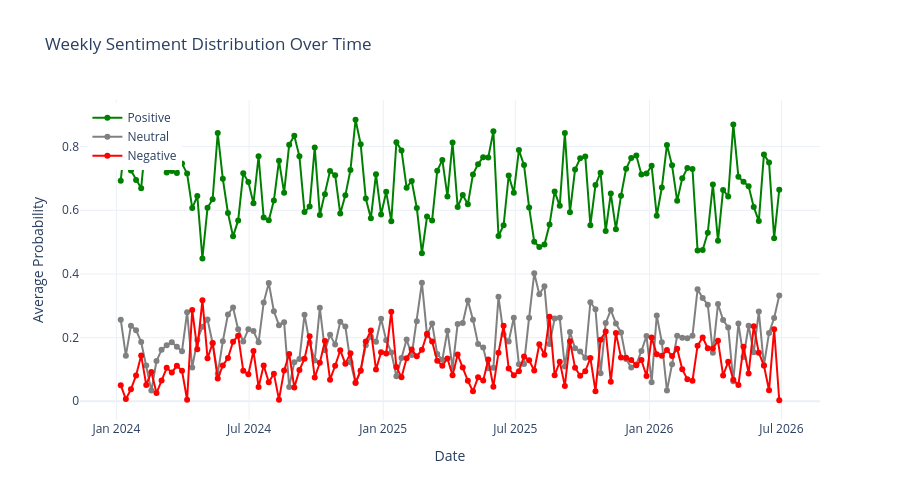
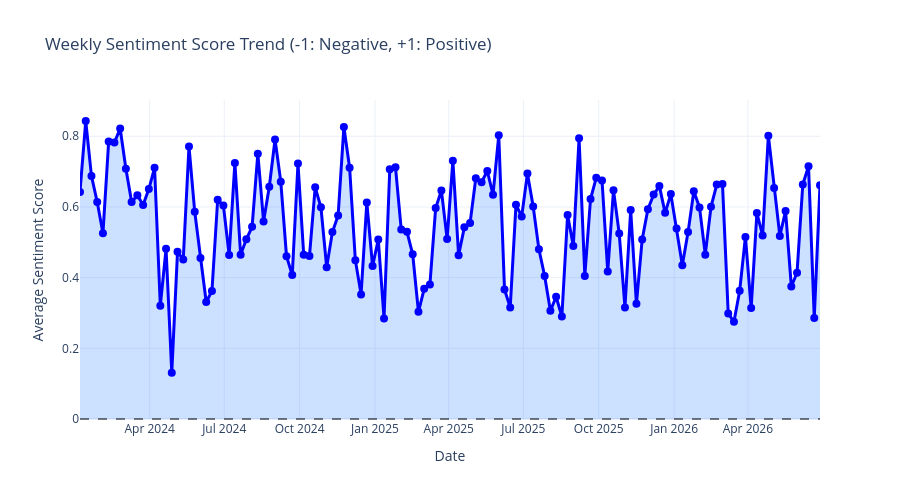

Source (notebook cell) for these figures, in order:
### Code cell
# Visualize overall sentiment trends over time
import plotly.graph_objects as go
import plotly.express as px
from plotly.subplots import make_subplots

# 1. Weekly Sentiment Time Series with all sentiment types
fig1 = go.Figure()

fig1.add_trace(go.Scatter(
    x=weekly_sentiment['timestamp'],
    y=weekly_sentiment['prob_positive_mean'],
    mode='lines+markers',
    name='Positive',
    line=dict(color='green', width=2),
    marker=dict(size=6)
))

fig1.add_trace(go.Scatter(
    x=weekly_sentiment['timestamp'],
    y=weekly_sentiment['prob_neutral_mean'],
    mode='lines+markers',
    name='Neutral',
    line=dict(color='gray', width=2),
    marker=dict(size=6)
))

fig1.add_trace(go.Scatter(
    x=weekly_sentiment['timestamp'],
    y=weekly_sentiment['prob_negative_mean'],
    mode='lines+markers',
    name='Negative',
    line=dict(color='red', width=2),
    marker=dict(size=6)
))

fig1.update_layout(
    title='Weekly Sentiment Distribution Over Time',
    xaxis_title='Date',
    yaxis_title='Average Probability',
    hovermode='x unified',
    template='plotly_white',
    height=500,
    legend=dict(x=0.01, y=0.99)
)

fig1.show()

# 2. Sentiment Score Time Series (Composite -1 to +1)
fig2 = go.Figure()

fig2.add_trace(go.Scatter(
    x=weekly_sentiment['timestamp'],
    y=weekly_sentiment['sentiment_score_mean'],
    mode='lines+markers',
    name='Sentiment Score',
    line=dict(color='blue', width=3),
    marker=dict(size=8),
    fill='tozeroy',
    fillcolor='rgba(0,100,255,0.2)'
))

# Add zero line for reference
fig2.add_hline(y=0, line_dash="dash", line_color="black", opacity=0.5)

fig2.update_layout(
    title='Weekly Sentiment Score Trend (-1: Negative, +1: Positive)',
    xaxis_title='Date',
    yaxis_title='Average Sentiment Score',
    hovermode='x unified',
    template='plotly_white',
    height=500
)

fig2.show()

### Figure 1 — Plotly figure (JSON) as saved in the notebook; plotly's stock layout.template omitted (floating-point values rounded to 4 significant figures; data arrays with more than 128 entries replaced by an {"elided": "..."} marker saying what was removed)
{"data": [{"line": {"color": "green", "width": 2}, "marker": {"size": 6}, "mode": "lines+markers", "name": "Positive", "type": "scatter", "x": {"elided": "130 str values"}, "y": {"elided": "130 float values"}}, {"line": {"color": "gray", "width": 2}, "marker": {"size": 6}, "mode": "lines+markers", "name": "Neutral", "type": "scatter", "x": {"elided": "130 str values"}, "y": {"elided": "130 float values"}}, {"line": {"color": "red", "width": 2}, "marker": {"size": 6}, "mode": "lines+markers", "name": "Negative", "type": "scatter", "x": {"elided": "130 str values"}, "y": {"elided": "130 float values"}}], "layout": {"height": 500, "hovermode": "x unified", "legend": {"x": 0.01, "y": 0.99}, "title": {"text": "Weekly Sentiment Distribution Over Time"}, "xaxis": {"title": {"text": "Date"}}, "yaxis": {"title": {"text": "Average Probability"}}}}

### Figure 2 — Plotly figure (JSON) as saved in the notebook; plotly's stock layout.template omitted (floating-point values rounded to 4 significant figures; data arrays with more than 128 entries replaced by an {"elided": "..."} marker saying what was removed)
{"data": [{"fill": "tozeroy", "fillcolor": "rgba(0,100,255,0.2)", "line": {"color": "blue", "width": 3}, "marker": {"size": 8}, "mode": "lines+markers", "name": "Sentiment Score", "type": "scatter", "x": {"elided": "130 str values"}, "y": {"elided": "130 float values"}}], "layout": {"height": 500, "hovermode": "x unified", "shapes": [{"line": {"color": "black", "dash": "dash"}, "opacity": 0.5, "type": "line", "x0": 0, "x1": 1, "xref": "x domain", "y0": 0, "y1": 0, "yref": "y"}], "title": {"text": "Weekly Sentiment Score Trend (-1: Negative, +1: Positive)"}, "xaxis": {"title": {"text": "Date"}}, "yaxis": {"title": {"text": "Average Sentiment Score"}}}}
